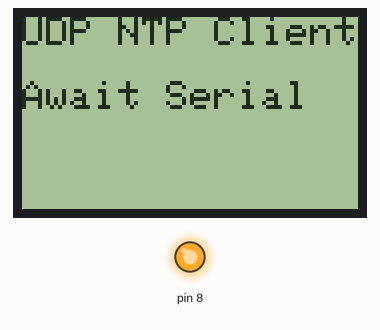
Recording of a sketch running on a simulated Arduino Uno, built with avr-gcc and run on an emulated ATmega328P. Shown: 84×48 one-colour display, output pins drawn as LEDs (lit = HIGH). WiFi joins after 1.5 s; servers stay silent unless stated; what the sketch prints to the serial monitor is not drawn.

Above: at 0.1 s.
At 1.6 s:
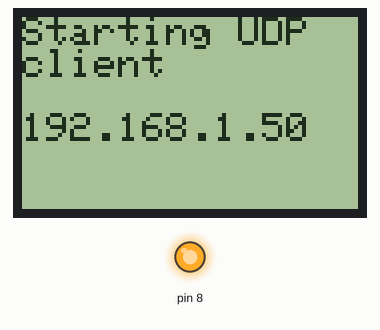
At 6.7 s:
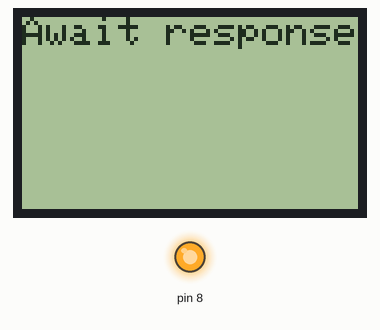
At 8.2 s:
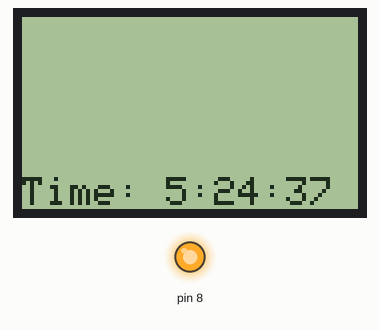
At 21.7 s:
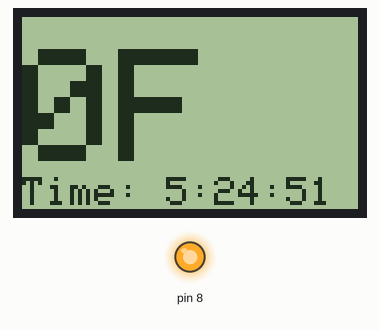
At 36.7 s:
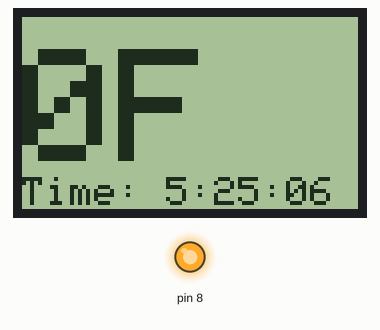

The sketch:

DHT22_Logger.ino
```cpp
/*

 Udp NTP Client

 Get the time from a Network Time Protocol (NTP) time server
 Demonstrates use of UDP sendPacket and ReceivePacket
 For more on NTP time servers and the messages needed to communicate with them,
 see http://en.wikipedia.org/wiki/Network_Time_Protocol

 created 4 Sep 2010
 by Michael Margolis
 modified 9 Apr 2012
 by Tom Igoe

 This code is in the public domain.

 */

#include <Adafruit_GFX.h>
#include <Adafruit_PCD8544.h>


#include <SPI.h>
#include <Ethernet.h>
#include <EthernetUdp.h>

// pin 8 - PWM to the backlight (EL)
// pin 7 - Serial clock out (SCLK)
// pin 6 - Serial data out (DIN)
// pin 5 - Data/Command select (D/C)
// pin 4 - LCD chip select (CS)
// pin 3 - LCD reset (RST)
Adafruit_PCD8544 lcd0 = Adafruit_PCD8544(7, 6, 5, 4, 3);

// Enter a MAC address for your controller below.
// Newer Ethernet shields have a MAC address printed on a sticker on the shield
byte mac[] = {
  0xDE, 0xAD, 0x4E, 0xEF, 0xAE, 0xED };

unsigned int localPort = 8888;      // local port to listen for UDP packets

IPAddress timeServer(209,43,20,114); // time.nist.gov NTP server

const int NTP_PACKET_SIZE= 48; // NTP time stamp is in the first 48 bytes of the message

byte packetBuffer[ NTP_PACKET_SIZE]; //buffer to hold incoming and outgoing packets

unsigned long secsSince1900;

// A UDP instance to let us send and receive packets over UDP
EthernetUDP Udp;
EthernetClient client;

#include <DHT22.h>
#define DHT22_PIN 2

// Setup a DHT22 instance
DHT22 myDHT22(DHT22_PIN);

char server[] = "data.sparkfun.com";    // name address for data.sparkFun (using DNS)

/////////////////
// Phant Stuff //
/////////////////
const String publicKey = "v0QKZ6aLgRibO4qA1LXp";
const String privateKey = "aP0XeZwz2bfGxVYmZe5k";
const byte NUM_FIELDS = 2;
const String fieldNames[NUM_FIELDS] = {"temp", "humidity"};
String fieldData[NUM_FIELDS];


void setup()
{

  lcd0.begin();
  lcd0.clearDisplay();
  lcd0.setContrast(25);
  analogWrite(8,130);
  lcd0.setTextColor(1,0);

  lcd0.setCursor(0,0);

  lcd0.println("UDP NTP Client");
  lcd0.println();
  lcd0.println("Await Serial");
  lcd0.display();


  // Open serial communications and wait for port to open:
  Serial.begin(9600);
//   while (!Serial) {
//    ; // wait for serial port to connect. Needed for Leonardo only
//  }

  Serial.println("Starting up and aquiring IP Address");
  lcd0.setCursor(0,0);
  lcd0.print("Aquiring IP      ");


  // start Ethernet and UDP
  if (Ethernet.begin(mac) == 0) {
    Serial.println("Failed to configure Ethernet using DHCP");
    // no point in carrying on, so do nothing forevermore:
    for(;;)
      ;
  }

  lcd0.clearDisplay();
  lcd0.setCursor(0,0);
  lcd0.println("Start Plotly");
  lcd0.display();


  lcd0.clearDisplay();
  lcd0.setCursor(0,0);
  lcd0.println("Starting UDP  client");
  lcd0.println();
  lcd0.print(Ethernet.localIP());
  lcd0.display();
  delay(5000);
  lcd0.clearDisplay();

  Udp.begin(localPort);
}

void loop()
{

  // Reest the clock 37 seconds after every 10th minute - Lower server laod.  :)
  if ( !(secsSince1900 % 60) || secsSince1900 == 0 ) {

    lcd0.setCursor(0,0);
    lcd0.println("Sending reques");
    lcd0.display();

    sendNTPpacket(timeServer); // send an NTP packet to a time server

    lcd0.setCursor(0,0);
    lcd0.println("Await response");
    lcd0.display();

    // wait to see if a reply is available
    delay(500);


    if ( Udp.parsePacket() ) {
      lcd0.setCursor(0,0);
      lcd0.println("Parsing       ");
      lcd0.display();
      // We've received a packet, read the data from it
      Udp.read(packetBuffer,NTP_PACKET_SIZE);  // read the packet into the buffer

      //the timestamp starts at byte 40 of the received packet and is four bytes,
      // or two words, long. First, esxtract the two words:

      unsigned long highWord = word(packetBuffer[40], packetBuffer[41]);
      unsigned long lowWord = word(packetBuffer[42], packetBuffer[43]);
      // combine the four bytes (two words) into a long integer
      // this is NTP time (seconds since Jan 1 1900):
      secsSince1900 = highWord << 16 | lowWord;
      Serial.print("Seconds since Jan 1 1900 = " );
      Serial.println(secsSince1900);

      lcd0.setCursor(0,0);
      lcd0.println("              ");
      lcd0.display();
    }
  }


//  lcd0.setCursor(0,0);
//  lcd0.print("                ");
  lcd0.setCursor(0,0);


    // now convert NTP time into everyday time:
    Serial.print("Unix time = ");
    // Unix time starts on Jan 1 1970. In seconds, that's 2208988800:
    const unsigned long seventyYears = 2208988800UL;
    // subtract seventy years:
    unsigned long epoch = secsSince1900 - seventyYears - ( 5*3600);  // GMT - 4!
    // print Unix time:
    Serial.println(epoch);

  lcd0.setCursor(0,5*8);
  lcd0.print("Time: ");

    // print the hour, minute and second:
    Serial.print("The UTC time is ");       // UTC is the time at Greenwich Meridian (GMT)
    Serial.print((epoch  % 86400L) / 3600); // print the hour (86400 equals secs per day)
    Serial.print(':');
    if ( ((epoch % 3600) / 60) < 10 ) {
      // In the first 10 minutes of each hour, we'll want a leading '0'
      Serial.print('0');
    }
    Serial.print((epoch  % 3600) / 60); // print the minute (3600 equals secs per minute)
    Serial.print(':');
    if ( (epoch % 60) < 10 ) {
      // In the first 10 seconds of each minute, we'll want a leading '0'
      Serial.print('0');
    }
    Serial.println(epoch %60); // print the second

    lcd0.print((epoch  % 86400L) / 3600); // print the hour (86400 equals secs per day)
    lcd0.print(':');
    if ( ((epoch % 3600) / 60) < 10 ) {
      // In the first 10 minutes of each hour, we'll want a leading '0'
      lcd0.print('0');
    }
    lcd0.print((epoch  % 3600) / 60); // print the minute (3600 equals secs per minute)
    lcd0.print(':');
    if ( (epoch % 60) < 10 ) {
      // In the first 10 seconds of each minute, we'll want a leading '0'
      lcd0.print('0');
    }
    lcd0.print(epoch %60); // print the second

  // Read the DHC22 every 5 seconds
  if ( !(secsSince1900 % 3 ) ) {
    lcd0.setCursor(0,0);
    lcd0.println("DHT22 Read    ");
    lcd0.display();

    lcd0.setCursor(0*6,1*8);
    lcd0.setTextSize(4);
    myDHT22.readData();
    lcd0.print(((int)(myDHT22.getTemperatureF()*100))/100);
    lcd0.print("F");
    lcd0.display();

    lcd0.setTextSize(1);

    lcd0.setCursor(0,0);
    lcd0.println("              ");
    lcd0.display();
  }
  if ( !(secsSince1900 % 300 ) ) {

    myDHT22.readData();

    lcd0.setCursor(0,0);
    lcd0.println("Sending data  ");
    lcd0.display();

    fieldData[0] = String((int)myDHT22.getTemperatureF());
    fieldData[1] = String((int)myDHT22.getHumidity());

    postData();

    lcd0.setCursor(0,0);
    lcd0.println("              ");
    lcd0.display();
  }

  // wait ten seconds before asking for the time again
  delay(1000);
  secsSince1900++;
  lcd0.display();
}


// Send data up to sparkfun
void postData()
{
  // Make a TCP connection to remote host
  if (client.connect(server, 80))
  {
    // Post the data! Request should look a little something like:
    // GET /input/publicKey?private_key=privateKey&light=1024&switch=0&name=Jim HTTP/1.1\n
    // Host: data.sparkfun.com\n
    // Connection: close\n
    // \n
    client.print("GET /input/");
    client.print(publicKey);
    client.print("?private_key=");
    client.print(privateKey);
    for (int i=0; i<NUM_FIELDS; i++)
    {
      client.print("&");
      client.print(fieldNames[i]);
      client.print("=");
      client.print(fieldData[i]);
    }
    client.println(" HTTP/1.1");
    client.print("Host: ");
    client.println(server);
    client.println("Connection: close");
    client.println();
  }
  else
  {
    Serial.println(F("Connection failed"));
  }

  // Check for a response from the server, and route it
  // out the serial port.
  while (client.connected())
  {
    if ( client.available() )
    {
      char c = client.read();
      Serial.print(c);
    }
  }
  Serial.println();
  client.stop();
}


// send an NTP request to the time server at the given address
unsigned long sendNTPpacket(IPAddress& address)
{
  // set all bytes in the buffer to 0
  memset(packetBuffer, 0, NTP_PACKET_SIZE);
  // Initialize values needed to form NTP request
  // (see URL above for details on the packets)
  packetBuffer[0] = 0b11100011;   // LI, Version, Mode
  packetBuffer[1] = 0;     // Stratum, or type of clock
  packetBuffer[2] = 6;     // Polling Interval
  packetBuffer[3] = 0xEC;  // Peer Clock Precision
  // 8 bytes of zero for Root Delay & Root Dispersion
  packetBuffer[12]  = 49;
  packetBuffer[13]  = 0x4E;
  packetBuffer[14]  = 49;
  packetBuffer[15]  = 52;

  // all NTP fields have been given values, now
  // you can send a packet requesting a timestamp:
  Udp.beginPacket(address, 123); //NTP requests are to port 123
  Udp.write(packetBuffer,NTP_PACKET_SIZE);
  Udp.endPacket();
}
```

Measured:
- what the display in image 1 shows lasts 5.0 s, from 1.6 s to 6.6 s
- what the display in image 2 shows lasts 0.5 s, from 6.6 s to 7.1 s
- what the display in image 3 shows lasts 1.0 s, from 8.2 s to 9.2 s
- what the display in image 4 shows lasts 2.1 s, from 21.6 s to 23.7 s
